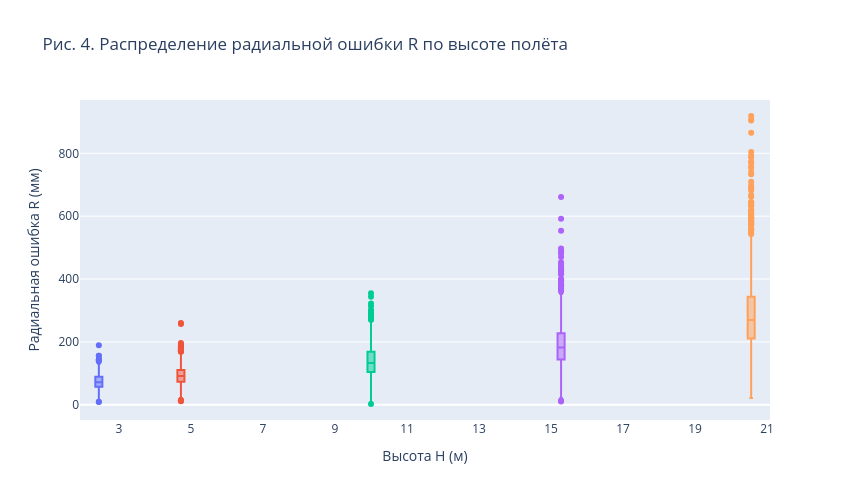

Notebook code for this chart:
### Markdown cell above
### Распределение ошибки по высотам

Для детальной визуализации формы распределения $R$ при каждом значении высоты построены ящик с усами (рис. 4) и скрипичная диаграмма (рис. 5). Дополнительно рис. 6 содержит точечный график средних с 95%-ми доверительными интервалами для подтверждения монотонного роста $\bar{R}(H)$.

### Code cell
fig = px.box(
    df, x="H", y="R", color="H_cat",
    title="Рис. 4. Распределение радиальной ошибки R по высоте полёта",
    labels={"H": "Высота H (м)", "R": "Радиальная ошибка R (мм)", "H_cat": "Высота"},
    category_orders={"H_cat": H_CAT_ORDER},
)
fig.update_layout(showlegend=False, height=500, width=850)
ALL_FIGS.append(("fig_04_boxplot_H", fig))
fig.show()

### Figure 1 — Plotly figure (JSON) as saved in the notebook; plotly's stock layout.template omitted (floating-point values rounded to 4 significant figures; data arrays with more than 128 entries replaced by an {"elided": "..."} marker saying what was removed)
{"data": [{"alignmentgroup": "True", "hovertemplate": "Высота=3 м<br>Высота H (м)=%{x}<br>Радиальная ошибка R (мм)=%{y}<extra></extra>", "legendgroup": "3 м", "marker": {"color": "#636efa"}, "name": "3 м", "notched": false, "offsetgroup": "3 м", "orientation": "v", "showlegend": true, "type": "box", "x": {"elided": "885 int values"}, "x0": " ", "xaxis": "x", "y": {"elided": "885 float values"}, "y0": " ", "yaxis": "y"}, {"alignmentgroup": "True", "hovertemplate": "Высота=5 м<br>Высота H (м)=%{x}<br>Радиальная ошибка R (мм)=%{y}<extra></extra>", "legendgroup": "5 м", "marker": {"color": "#EF553B"}, "name": "5 м", "notched": false, "offsetgroup": "5 м", "orientation": "v", "showlegend": true, "type": "box", "x": {"elided": "885 int values"}, "x0": " ", "xaxis": "x", "y": {"elided": "885 float values"}, "y0": " ", "yaxis": "y"}, {"alignmentgroup": "True", "hovertemplate": "Высота=10 м<br>Высота H (м)=%{x}<br>Радиальная ошибка R (мм)=%{y}<extra></extra>", "legendgroup": "10 м", "marker": {"color": "#00cc96"}, "name": "10 м", "notched": false, "offsetgroup": "10 м", "orientation": "v", "showlegend": true, "type": "box", "x": {"elided": "885 int values"}, "x0": " ", "xaxis": "x", "y": {"elided": "885 float values"}, "y0": " ", "yaxis": "y"}, {"alignmentgroup": "True", "hovertemplate": "Высота=15 м<br>Высота H (м)=%{x}<br>Радиальная ошибка R (мм)=%{y}<extra></extra>", "legendgroup": "15 м", "marker": {"color": "#ab63fa"}, "name": "15 м", "notched": false, "offsetgroup": "15 м", "orientation": "v", "showlegend": true, "type": "box", "x": {"elided": "885 int values"}, "x0": " ", "xaxis": "x", "y": {"elided": "885 float values"}, "y0": " ", "yaxis": "y"}, {"alignmentgroup": "True", "hovertemplate": "Высота=20 м<br>Высота H (м)=%{x}<br>Радиальная ошибка R (мм)=%{y}<extra></extra>", "legendgroup": "20 м", "marker": {"color": "#FFA15A"}, "name": "20 м", "notched": false, "offsetgroup": "20 м", "orientation": "v", "showlegend": true, "type": "box", "x": {"elided": "885 int values"}, "x0": " ", "xaxis": "x", "y": {"elided": "885 float values"}, "y0": " ", "yaxis": "y"}], "layout": {"boxmode": "group", "height": 500, "legend": {"title": {"text": "Высота"}, "tracegroupgap": 0}, "showlegend": false, "title": {"text": "Рис. 4. Распределение радиальной ошибки R по высоте полёта"}, "width": 850, "xaxis": {"anchor": "y", "domain": [0, 1], "title": {"text": "Высота H (м)"}}, "yaxis": {"anchor": "x", "domain": [0, 1], "title": {"text": "Радиальная ошибка R (мм)"}}}}
